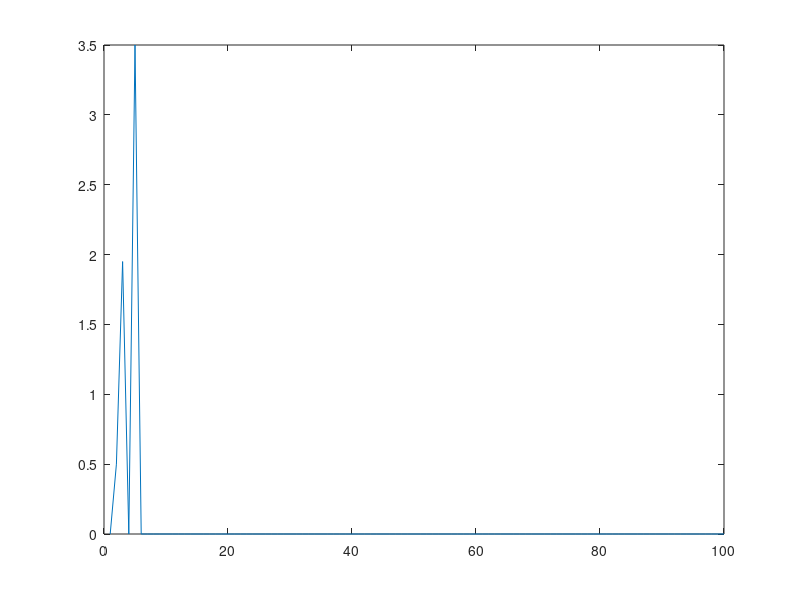

The MATLAB source for this figure:
I0 = 1; % Input current in nA
dt = 1; % time step in ms
tau = 10; % membrane time constant in ms
theta = 4; % threshold in mV
nstep = 100; % Number of timesteps to integrate over
v(1) = 0; % Voltage in mV
Rin = 5; % Input resistance in MOhm
tspike = []; % place to store spike times
t = (1:nstep)*dt;
v(1) = 0; % Voltage in mV
v = zeros(1,nstep); % Allocate space for voltage in mV
for n=2:nstep

v(n) = v(n-1) + dt*(- v(n-1)/tau + Rin*I0/tau);
Rin=Rin+10;
if (v(n) > theta)
v(n) = 0;
tspike = [tspike t(n)];
end
end
plot(t,v)